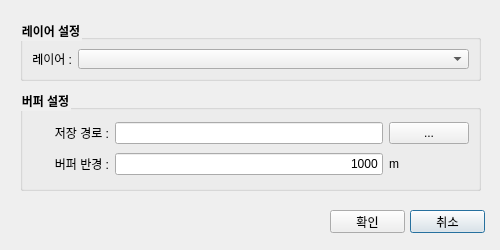
<?xml version="1.0" encoding="UTF-8"?>
<ui version="4.0">
 <class>Dialog</class>
 <widget class="QDialog" name="Dialog">
  <property name="geometry">
   <rect>
    <x>0</x>
    <y>0</y>
    <width>500</width>
    <height>250</height>
   </rect>
  </property>
  <property name="sizePolicy">
   <sizepolicy hsizetype="Fixed" vsizetype="Fixed">
    <horstretch>0</horstretch>
    <verstretch>0</verstretch>
   </sizepolicy>
  </property>
  <property name="minimumSize">
   <size>
    <width>500</width>
    <height>250</height>
   </size>
  </property>
  <property name="maximumSize">
   <size>
    <width>500</width>
    <height>250</height>
   </size>
  </property>
  <property name="windowTitle">
   <string>버퍼 생성</string>
  </property>
  <property name="styleSheet">
   <string notr="true">QGroupBox { font-weight:bold; }</string>
  </property>
  <property name="sizeGripEnabled">
   <bool>false</bool>
  </property>
  <widget class="QPushButton" name="pushButton_Cancel">
   <property name="geometry">
    <rect>
     <x>410</x>
     <y>210</y>
     <width>75</width>
     <height>23</height>
    </rect>
   </property>
   <property name="text">
    <string>취소</string>
   </property>
  </widget>
  <widget class="QPushButton" name="pushButton_OK">
   <property name="geometry">
    <rect>
     <x>330</x>
     <y>210</y>
     <width>75</width>
     <height>23</height>
    </rect>
   </property>
   <property name="text">
    <string>확인</string>
   </property>
  </widget>
  <widget class="QGroupBox" name="groupBox_SetSourceLayer">
   <property name="geometry">
    <rect>
     <x>20</x>
     <y>20</y>
     <width>461</width>
     <height>61</height>
    </rect>
   </property>
   <property name="title">
    <string>레이어 설정</string>
   </property>
   <property name="checkable">
    <bool>false</bool>
   </property>
   <layout class="QFormLayout" name="formLayout_5">
    <property name="fieldGrowthPolicy">
     <enum>QFormLayout::AllNonFixedFieldsGrow</enum>
    </property>
    <property name="labelAlignment">
     <set>Qt::AlignRight|Qt::AlignTrailing|Qt::AlignVCenter</set>
    </property>
    <item row="0" column="0">
     <widget class="QLabel" name="label_11">
      <property name="text">
       <string>레이어 :</string>
      </property>
      <property name="alignment">
       <set>Qt::AlignRight|Qt::AlignTrailing|Qt::AlignVCenter</set>
      </property>
     </widget>
    </item>
    <item row="0" column="1">
     <widget class="QComboBox" name="comboBox_Layers"/>
    </item>
   </layout>
  </widget>
  <widget class="QGroupBox" name="groupBox_SetSavePath">
   <property name="geometry">
    <rect>
     <x>20</x>
     <y>90</y>
     <width>461</width>
     <height>101</height>
    </rect>
   </property>
   <property name="title">
    <string>버퍼 설정</string>
   </property>
   <property name="checkable">
    <bool>false</bool>
   </property>
   <layout class="QGridLayout" name="gridLayout" columnstretch="2,7,1">
    <item row="1" column="0">
     <widget class="QLabel" name="label_12">
      <property name="text">
       <string>저장 경로 :</string>
      </property>
      <property name="alignment">
       <set>Qt::AlignRight|Qt::AlignTrailing|Qt::AlignVCenter</set>
      </property>
     </widget>
    </item>
    <item row="1" column="2">
     <widget class="QPushButton" name="pushButton_SetSaveFilePath">
      <property name="text">
       <string>...</string>
      </property>
     </widget>
    </item>
    <item row="1" column="1">
     <widget class="QLineEdit" name="lineEdit_SaveFilePath">
      <property name="text">
       <string/>
      </property>
     </widget>
    </item>
    <item row="2" column="0">
     <widget class="QLabel" name="label_13">
      <property name="text">
       <string>버퍼 반경 :</string>
      </property>
      <property name="alignment">
       <set>Qt::AlignRight|Qt::AlignTrailing|Qt::AlignVCenter</set>
      </property>
     </widget>
    </item>
    <item row="2" column="2">
     <widget class="QLabel" name="label_14">
      <property name="text">
       <string>m</string>
      </property>
      <property name="alignment">
       <set>Qt::AlignLeading|Qt::AlignLeft|Qt::AlignVCenter</set>
      </property>
     </widget>
    </item>
    <item row="2" column="1">
     <widget class="QLineEdit" name="lineEdit_BufferRadius">
      <property name="text">
       <string>1000</string>
      </property>
      <property name="alignment">
       <set>Qt::AlignRight|Qt::AlignTrailing|Qt::AlignVCenter</set>
      </property>
     </widget>
    </item>
   </layout>
  </widget>
 </widget>
 <resources/>
 <connections/>
</ui>
